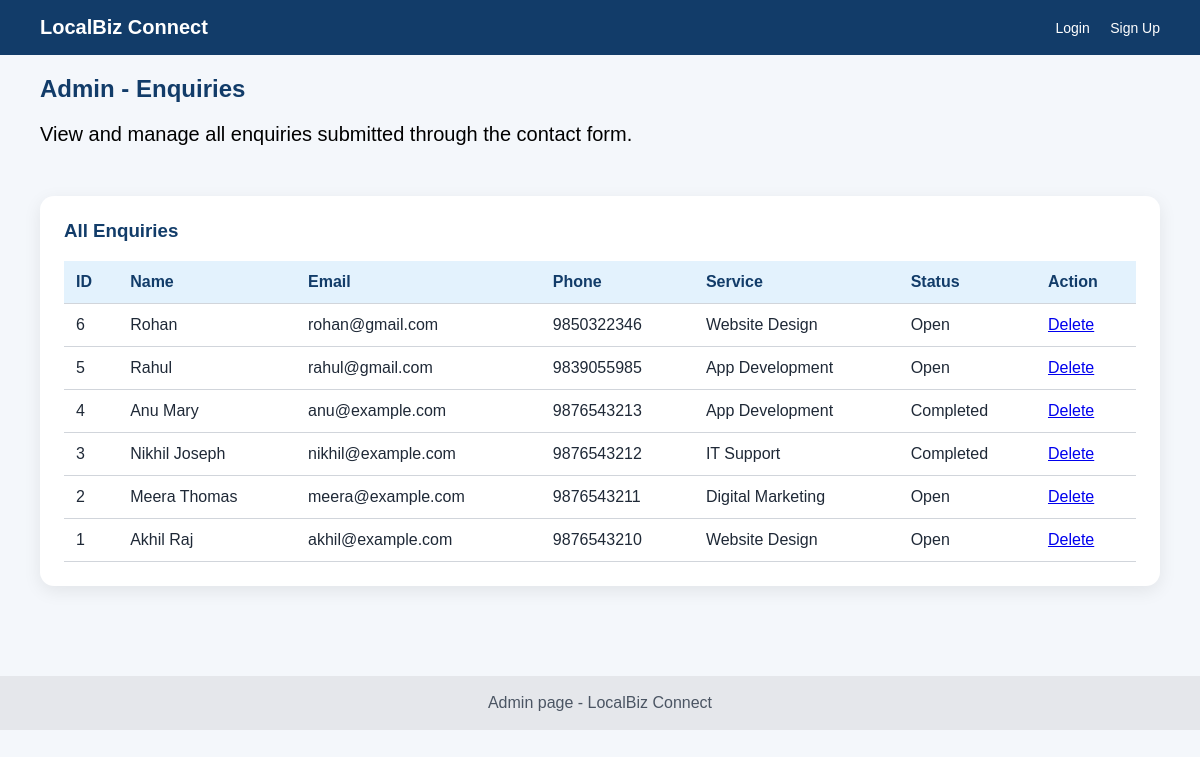
The page /admin.html on the database its author committed.
### tables this page shows
CREATE TABLE enquiries (
        id INTEGER PRIMARY KEY AUTOINCREMENT,
        user_id INTEGER,
        name TEXT NOT NULL,
        email TEXT NOT NULL,
        phone TEXT NOT NULL,
        service TEXT NOT NULL,
        message TEXT NOT NULL,
        status TEXT NOT NULL DEFAULT 'Open',
        created_at TEXT DEFAULT CURRENT_TIMESTAMP,
        FOREIGN KEY (user_id) REFERENCES users(id)
    );

### app.py (the view)
@app.route("/admin.html")
def admin():
    enquiries = get_all_enquiries()
    return render_template("admin.html", enquiries=enquiries)

### db.py (called while the page is built)
def get_connection():
    conn = sqlite3.connect(DB_NAME)
    conn.row_factory = sqlite3.Row
    return conn

def get_all_enquiries():
    conn = get_connection()
    cur = conn.cursor()
    cur.execute("""
    SELECT enquiries.*, users.name AS submitted_by
    FROM enquiries
    LEFT JOIN users ON enquiries.user_id = users.id
    ORDER BY enquiries.id DESC
    """)
    rows = cur.fetchall()
    conn.close()
    return rows

### frontend/templates/admin.html (shortened to what this page needs)
{% extends "base.html" %}
{% block content %}
<section class="page-title">
    <h1>Admin - Enquiries</h1>
    <p style="color:black ;font-family: Arial, sans-serif;font-size:20px">
        View and manage all enquiries submitted through the contact form.</p>
</section>
<section class="page-content">
    <div class="card table-card">
        <h3>All Enquiries</h3>
        <table>
            <thead>
                <tr>
                    <th>ID</th>
                    <th>Name</th>
                    <th>Email</th>
                    <th>Phone</th>
                    <th>Service</th>
                    <th>Status</th>
                    <th>Action</th>
                </tr>
            </thead>
            <tbody>
                {% for enquiry in enquiries %}
                <tr>
                    <td>{{ enquiry.id }}</td>
                    <td>{{ enquiry.name }}</td>
                    <td>{{ enquiry.email }}</td>
                    <td>{{ enquiry.phone }}</td>
                    <td>{{ enquiry.service }}</td>
                    <td>{{ enquiry.status }}</td>
                    <td>
                        <a class="delete-link" href="{{ url_for('delete', enquiry_id=enquiry.id) }}">Delete</a>
                    </td>
                </tr>
                {% endfor %}
            </tbody>
        </table>
    </div>
</section>
{% endblock %}
{% block footer %}Admin page - LocalBiz Connect{% endblock %}

### frontend/static/style.css (style rules this page uses)
* { box-sizing: border-box; }
body { margin: 0; font-family: Arial, sans-serif; background: #f4f7fb; color: #1f2937; }
.page-title { padding: 0px 40px 0 40px; }
.page-title h1 { color: #123c69; margin-bottom: 5px; }
.page-content { padding: 30px 40px 40px 40px; }
.card { background: white; padding: 24px; border-radius: 14px; margin-bottom: 20px; box-shadow: 0 5px 18px rgba(0,0,0,0.08); }
.card h3 { color: #123c69; margin-top: 0; }
table { width: 100%; border-collapse: collapse; margin-top: 15px; }
th, td { text-align: left; border-bottom: 1px solid #d1d5db; padding: 12px; }
th { background: #e3f2fd; color: #123c69; }

### rows shown on the page
enquiries: id "6", name "Rohan", email "rohan@gmail.com", phone "9850322346", service "Website Design", status "Open"
enquiries: id "5", name "Rahul", email "rahul@gmail.com", phone "9839055985", service "App Development", status "Open"
enquiries: id "4", name "Anu Mary", email "anu@example.com", phone "9876543213", service "App Development", status "Completed"
enquiries: id "3", name "Nikhil Joseph", email "nikhil@example.com", phone "9876543212", service "IT Support", status "Completed"
enquiries: id "2", name "Meera Thomas", email "meera@example.com", phone "9876543211", service "Digital Marketing", status "Open"
enquiries: id "1", name "Akhil Raj", email "akhil@example.com", phone "9876543210", service "Website Design", status "Open"
